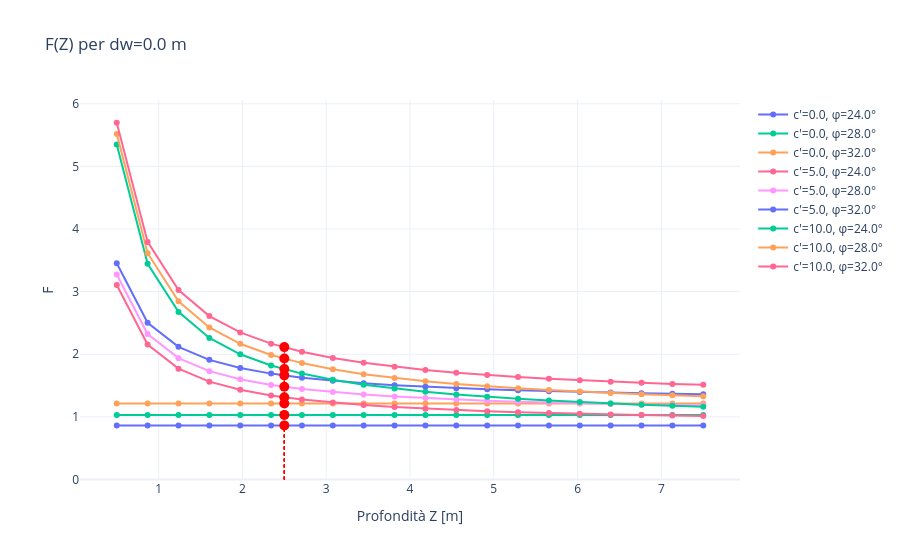

Notebook source saved alongside this figure:
### Markdown cell above
### 📉 Influenza dei parametri geotecnici $ c' $ e $ \phi' $ sul coefficiente di sicurezza

Il metodo `plot_F_vs_Z_c_phi()` consente di analizzare la sensibilità del coefficiente di sicurezza $ F(Z)$ rispetto ai parametri di resistenza del terreno.  
Viene tracciata una curva per ogni combinazione tra coesione efficace $ c'$ e angolo d’attrito efficace $ \varphi' $, mantenendo costante la profondità della falda.

Nell’esempio seguente si confrontano:

- coesione efficace $ c' = 0,\, 5,\, 10 \,\text{kPa} $;  
- angolo d’attrito efficace $ \varphi' = 24^\circ,\, 28^\circ,\, 32^\circ $;  
- profondità della falda fissata a $ dw = 3.0 \, \text{m} $.

> 🔄 **Nota**: Il pendio è già stato definito nella sezione precedente.  
> Ora si forniscono nuovi valori di $ c' $, $ \varphi'$  e $ d_w $ per eseguire il calcolo.

### Code cell
# Parametri geotecnici da confrontare
c_list = [0.0, 5.0, 10.0]
phi_list = [24.0, 28.0, 32.0]
dw_list = [0.0]  # falda fissa

# Calcolo del coefficiente di sicurezza per tutte le combinazioni
F_dict = pendio.calcola_F(c_list, phi_list, dw_list)

# Visualizzazione al variare di c' e φ', con falda a 3.0 m
pendio.plot_F_vs_Z_c_phi(F_dict, dw=0.0)

### Figure 1 — Plotly figure (JSON) as saved in the notebook; plotly's stock layout.template omitted (floating-point values rounded to 4 significant figures)
{"data": [{"mode": "lines+markers", "name": "c'=0.0, φ=24.0°", "type": "scatter", "x": [0.5, 0.8684, 1.237, 1.605, 1.974, 2.342, 2.711, 3.079, 3.447, 3.816, 4.184, 4.553, 4.921, 5.289, 5.658, 6.026, 6.395, 6.763, 7.132, 7.5], "y": [0.8637, 0.8637, 0.8637, 0.8637, 0.8637, 0.8637, 0.8637, 0.8637, 0.8637, 0.8637, 0.8637, 0.8637, 0.8637, 0.8637, 0.8637, 0.8637, 0.8637, 0.8637, 0.8637, 0.8637]}, {"marker": {"color": "red", "size": 10, "symbol": "circle"}, "mode": "markers", "showlegend": false, "type": "scatter", "x": [2.5], "y": [0.8637]}, {"mode": "lines+markers", "name": "c'=0.0, φ=28.0°", "type": "scatter", "x": [0.5, 0.8684, 1.237, 1.605, 1.974, 2.342, 2.711, 3.079, 3.447, 3.816, 4.184, 4.553, 4.921, 5.289, 5.658, 6.026, 6.395, 6.763, 7.132, 7.5], "y": [1.031, 1.031, 1.031, 1.031, 1.031, 1.031, 1.031, 1.031, 1.031, 1.031, 1.031, 1.031, 1.031, 1.031, 1.031, 1.031, 1.031, 1.031, 1.031, 1.031]}, {"marker": {"color": "red", "size": 10, "symbol": "circle"}, "mode": "markers", "showlegend": false, "type": "scatter", "x": [2.5], "y": [1.031]}, {"mode": "lines+markers", "name": "c'=0.0, φ=32.0°", "type": "scatter", "x": [0.5, 0.8684, 1.237, 1.605, 1.974, 2.342, 2.711, 3.079, 3.447, 3.816, 4.184, 4.553, 4.921, 5.289, 5.658, 6.026, 6.395, 6.763, 7.132, 7.5], "y": [1.212, 1.212, 1.212, 1.212, 1.212, 1.212, 1.212, 1.212, 1.212, 1.212, 1.212, 1.212, 1.212, 1.212, 1.212, 1.212, 1.212, 1.212, 1.212, 1.212]}, {"marker": {"color": "red", "size": 10, "symbol": "circle"}, "mode": "markers", "showlegend": false, "type": "scatter", "x": [2.5], "y": [1.212]}, {"mode": "lines+markers", "name": "c'=5.0, φ=24.0°", "type": "scatter", "x": [0.5, 0.8684, 1.237, 1.605, 1.974, 2.342, 2.711, 3.079, 3.447, 3.816, 4.184, 4.553, 4.921, 5.289, 5.658, 6.026, 6.395, 6.763, 7.132, 7.5], "y": [3.106, 2.155, 1.77, 1.562, 1.432, 1.342, 1.277, 1.228, 1.189, 1.158, 1.132, 1.11, 1.092, 1.076, 1.062, 1.05, 1.039, 1.029, 1.021, 1.013]}, {"marker": {"color": "red", "size": 10, "symbol": "circle"}, "mode": "markers", "showlegend": false, "type": "scatter", "x": [2.5], "y": [1.315]}, {"mode": "lines+markers", "name": "c'=5.0, φ=28.0°", "type": "scatter", "x": [0.5, 0.8684, 1.237, 1.605, 1.974, 2.342, 2.711, 3.079, 3.447, 3.816, 4.184, 4.553, 4.921, 5.289, 5.658, 6.026, 6.395, 6.763, 7.132, 7.5], "y": [3.274, 2.322, 1.938, 1.73, 1.6, 1.51, 1.445, 1.396, 1.357, 1.325, 1.299, 1.278, 1.259, 1.243, 1.23, 1.218, 1.207, 1.197, 1.189, 1.181]}, {"marker": {"color": "red", "size": 10, "symbol": "circle"}, "mode": "markers", "showlegend": false, "type": "scatter", "x": [2.5], "y": [1.482]}, {"mode": "lines+markers", "name": "c'=5.0, φ=32.0°", "type": "scatter", "x": [0.5, 0.8684, 1.237, 1.605, 1.974, 2.342, 2.711, 3.079, 3.447, 3.816, 4.184, 4.553, 4.921, 5.289, 5.658, 6.026, 6.395, 6.763, 7.132, 7.5], "y": [3.454, 2.503, 2.119, 1.911, 1.78, 1.691, 1.626, 1.576, 1.537, 1.506, 1.48, 1.458, 1.44, 1.424, 1.41, 1.398, 1.388, 1.378, 1.369, 1.362]}, {"marker": {"color": "red", "size": 10, "symbol": "circle"}, "mode": "markers", "showlegend": false, "type": "scatter", "x": [2.5], "y": [1.663]}, {"mode": "lines+markers", "name": "c'=10.0, φ=24.0°", "type": "scatter", "x": [0.5, 0.8684, 1.237, 1.605, 1.974, 2.342, 2.711, 3.079, 3.447, 3.816, 4.184, 4.553, 4.921, 5.289, 5.658, 6.026, 6.395, 6.763, 7.132, 7.5], "y": [5.348, 3.446, 2.677, 2.26, 2.0, 1.821, 1.691, 1.592, 1.514, 1.451, 1.4, 1.356, 1.319, 1.288, 1.26, 1.236, 1.214, 1.195, 1.178, 1.163]}, {"marker": {"color": "red", "size": 10, "symbol": "circle"}, "mode": "markers", "showlegend": false, "type": "scatter", "x": [2.5], "y": [1.765]}, {"mode": "lines+markers", "name": "c'=10.0, φ=28.0°", "type": "scatter", "x": [0.5, 0.8684, 1.237, 1.605, 1.974, 2.342, 2.711, 3.079, 3.447, 3.816, 4.184, 4.553, 4.921, 5.289, 5.658, 6.026, 6.395, 6.763, 7.132, 7.5], "y": [5.516, 3.613, 2.844, 2.428, 2.168, 1.989, 1.859, 1.76, 1.682, 1.619, 1.567, 1.524, 1.487, 1.455, 1.428, 1.404, 1.382, 1.363, 1.346, 1.33]}, {"marker": {"color": "red", "size": 10, "symbol": "circle"}, "mode": "markers", "showlegend": false, "type": "scatter", "x": [2.5], "y": [1.933]}, {"mode": "lines+markers", "name": "c'=10.0, φ=32.0°", "type": "scatter", "x": [0.5, 0.8684, 1.237, 1.605, 1.974, 2.342, 2.711, 3.079, 3.447, 3.816, 4.184, 4.553, 4.921, 5.289, 5.658, 6.026, 6.395, 6.763, 7.132, 7.5], "y": [5.697, 3.794, 3.025, 2.609, 2.348, 2.17, 2.039, 1.94, 1.863, 1.8, 1.748, 1.705, 1.668, 1.636, 1.609, 1.584, 1.563, 1.544, 1.527, 1.511]}, {"marker": {"color": "red", "size": 10, "symbol": "circle"}, "mode": "markers", "showlegend": false, "type": "scatter", "x": [2.5], "y": [2.114]}], "layout": {"shapes": [{"line": {"color": "red", "dash": "dot", "width": 1}, "type": "line", "x0": 2.5, "x1": 2.5, "y0": 0, "y1": 0.8637}, {"line": {"color": "red", "dash": "dot", "width": 1}, "type": "line", "x0": 2.5, "x1": 2.5, "y0": 0, "y1": 1.031}, {"line": {"color": "red", "dash": "dot", "width": 1}, "type": "line", "x0": 2.5, "x1": 2.5, "y0": 0, "y1": 1.212}, {"line": {"color": "red", "dash": "dot", "width": 1}, "type": "line", "x0": 2.5, "x1": 2.5, "y0": 0, "y1": 1.315}, {"line": {"color": "red", "dash": "dot", "width": 1}, "type": "line", "x0": 2.5, "x1": 2.5, "y0": 0, "y1": 1.482}, {"line": {"color": "red", "dash": "dot", "width": 1}, "type": "line", "x0": 2.5, "x1": 2.5, "y0": 0, "y1": 1.663}, {"line": {"color": "red", "dash": "dot", "width": 1}, "type": "line", "x0": 2.5, "x1": 2.5, "y0": 0, "y1": 1.765}, {"line": {"color": "red", "dash": "dot", "width": 1}, "type": "line", "x0": 2.5, "x1": 2.5, "y0": 0, "y1": 1.933}, {"line": {"color": "red", "dash": "dot", "width": 1}, "type": "line", "x0": 2.5, "x1": 2.5, "y0": 0, "y1": 2.114}], "title": {"text": "F(Z) per dw=0.0 m"}, "xaxis": {"title": {"text": "Profondità Z [m]"}}, "yaxis": {"title": {"text": "F"}}}}
